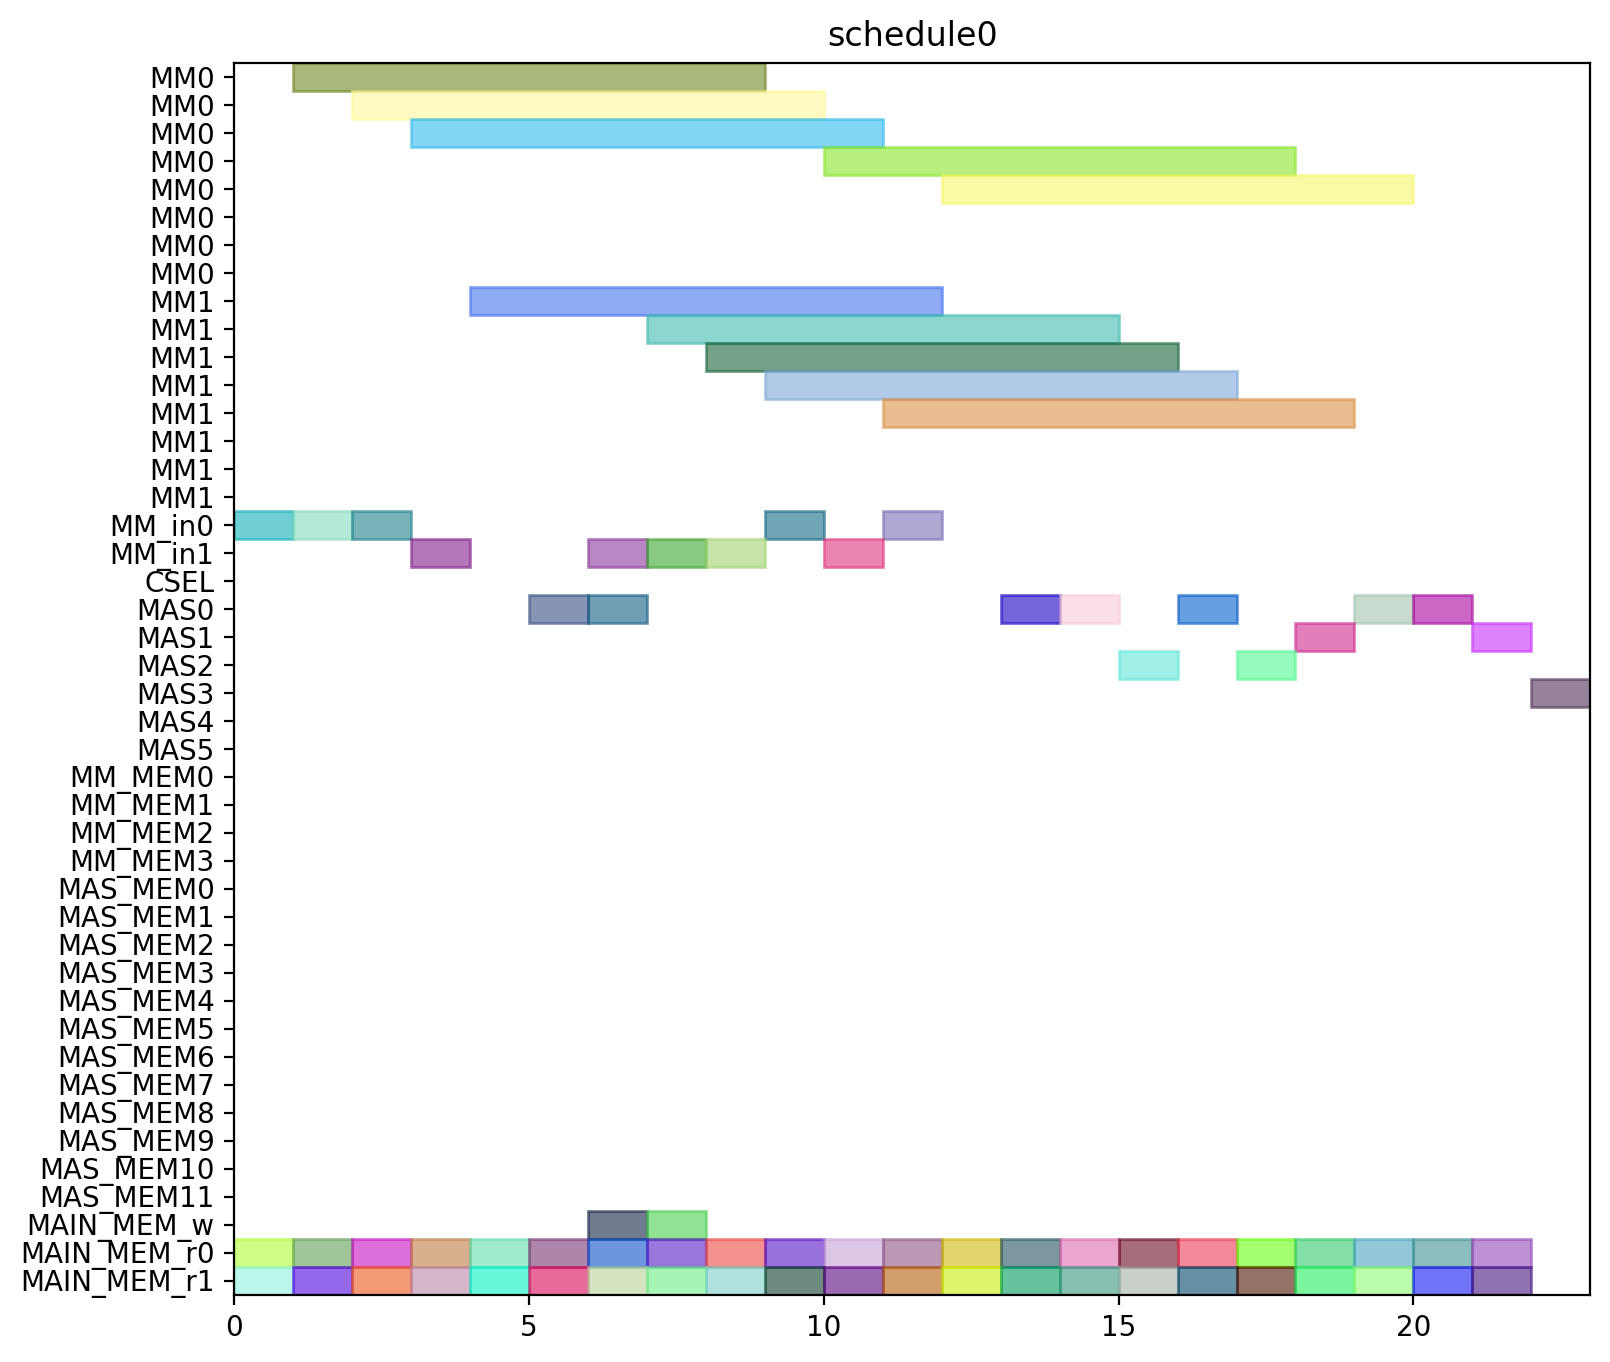

Reproduce this figure in Python.
from pyschedule import Scenario, solvers, plotters, alt


def solve():
	horizon = 120
	S = Scenario("schedule0", horizon=horizon)

	# resource
	MM = S.Resources('MM', num=2, size=8)
	MM_in = S.Resources('MM_in', num=2)
	CSEL = S.Resource('CSEL')
	MAS = S.Resources('MAS', num=6, size=1, periods=range(1, horizon))
	MM_MEM = S.Resources('MM_MEM', num=4)
	MAS_MEM = S.Resources('MAS_MEM', num=12)
	MAIN_MEM_w = S.Resource('MAIN_MEM_w', size=1)
	MAIN_MEM_r = S.Resources('MAIN_MEM_r', num=2)

	# result of previous scheduling

	# new tasks
	c10_t0 = S.Task('c10_t0', length=8, delay_cost=1)
	c10_t0 += alt(MM)
	c10_t0_in = S.Task('c10_t0_in', length=1, delay_cost=1)
	c10_t0_in += alt(MM_in)
	S += c10_t0_in*MM_in[0]<=c10_t0*MM[0]
	S += c10_t0_in*MM_in[1]<=c10_t0*MM[1]
	c10_t0_mem0 = S.Task('c10_t0_mem0', length=1, delay_cost=1)
	c10_t0_mem0 += MAIN_MEM_r[0]
	S += c10_t0_mem0 <= c10_t0

	c10_t0_mem1 = S.Task('c10_t0_mem1', length=1, delay_cost=1)
	c10_t0_mem1 += MAIN_MEM_r[1]
	S += c10_t0_mem1 <= c10_t0

	c10_t1 = S.Task('c10_t1', length=8, delay_cost=1)
	c10_t1 += alt(MM)
	c10_t1_in = S.Task('c10_t1_in', length=1, delay_cost=1)
	c10_t1_in += alt(MM_in)
	S += c10_t1_in*MM_in[0]<=c10_t1*MM[0]
	S += c10_t1_in*MM_in[1]<=c10_t1*MM[1]
	c10_t1_mem0 = S.Task('c10_t1_mem0', length=1, delay_cost=1)
	c10_t1_mem0 += MAIN_MEM_r[0]
	S += c10_t1_mem0 <= c10_t1

	c10_t1_mem1 = S.Task('c10_t1_mem1', length=1, delay_cost=1)
	c10_t1_mem1 += MAIN_MEM_r[1]
	S += c10_t1_mem1 <= c10_t1

	c10_t2 = S.Task('c10_t2', length=1, delay_cost=1)
	c10_t2 += alt(MAS)
	c10_t2_mem0 = S.Task('c10_t2_mem0', length=1, delay_cost=1)
	c10_t2_mem0 += MAIN_MEM_r[0]
	S += c10_t2_mem0 <= c10_t2

	c10_t2_mem1 = S.Task('c10_t2_mem1', length=1, delay_cost=1)
	c10_t2_mem1 += MAIN_MEM_r[1]
	S += c10_t2_mem1 <= c10_t2

	c10_t3 = S.Task('c10_t3', length=1, delay_cost=1)
	c10_t3 += alt(MAS)
	c10_t3_mem0 = S.Task('c10_t3_mem0', length=1, delay_cost=1)
	c10_t3_mem0 += MAIN_MEM_r[0]
	S += c10_t3_mem0 <= c10_t3

	c10_t3_mem1 = S.Task('c10_t3_mem1', length=1, delay_cost=1)
	c10_t3_mem1 += MAIN_MEM_r[1]
	S += c10_t3_mem1 <= c10_t3

	c20_t0 = S.Task('c20_t0', length=8, delay_cost=1)
	c20_t0 += alt(MM)
	c20_t0_in = S.Task('c20_t0_in', length=1, delay_cost=1)
	c20_t0_in += alt(MM_in)
	S += c20_t0_in*MM_in[0]<=c20_t0*MM[0]
	S += c20_t0_in*MM_in[1]<=c20_t0*MM[1]
	c20_t0_mem0 = S.Task('c20_t0_mem0', length=1, delay_cost=1)
	c20_t0_mem0 += MAIN_MEM_r[0]
	S += c20_t0_mem0 <= c20_t0

	c20_t0_mem1 = S.Task('c20_t0_mem1', length=1, delay_cost=1)
	c20_t0_mem1 += MAIN_MEM_r[1]
	S += c20_t0_mem1 <= c20_t0

	c20_t1 = S.Task('c20_t1', length=8, delay_cost=1)
	c20_t1 += alt(MM)
	c20_t1_in = S.Task('c20_t1_in', length=1, delay_cost=1)
	c20_t1_in += alt(MM_in)
	S += c20_t1_in*MM_in[0]<=c20_t1*MM[0]
	S += c20_t1_in*MM_in[1]<=c20_t1*MM[1]
	c20_t1_mem0 = S.Task('c20_t1_mem0', length=1, delay_cost=1)
	c20_t1_mem0 += MAIN_MEM_r[0]
	S += c20_t1_mem0 <= c20_t1

	c20_t1_mem1 = S.Task('c20_t1_mem1', length=1, delay_cost=1)
	c20_t1_mem1 += MAIN_MEM_r[1]
	S += c20_t1_mem1 <= c20_t1

	c20_t2 = S.Task('c20_t2', length=1, delay_cost=1)
	c20_t2 += alt(MAS)
	c20_t2_mem0 = S.Task('c20_t2_mem0', length=1, delay_cost=1)
	c20_t2_mem0 += MAIN_MEM_r[0]
	S += c20_t2_mem0 <= c20_t2

	c20_t2_mem1 = S.Task('c20_t2_mem1', length=1, delay_cost=1)
	c20_t2_mem1 += MAIN_MEM_r[1]
	S += c20_t2_mem1 <= c20_t2

	c20_t3 = S.Task('c20_t3', length=1, delay_cost=1)
	c20_t3 += alt(MAS)
	c20_t3_mem0 = S.Task('c20_t3_mem0', length=1, delay_cost=1)
	c20_t3_mem0 += MAIN_MEM_r[0]
	S += c20_t3_mem0 <= c20_t3

	c20_t3_mem1 = S.Task('c20_t3_mem1', length=1, delay_cost=1)
	c20_t3_mem1 += MAIN_MEM_r[1]
	S += c20_t3_mem1 <= c20_t3

	c01_t0 = S.Task('c01_t0', length=8, delay_cost=1)
	c01_t0 += alt(MM)
	c01_t0_in = S.Task('c01_t0_in', length=1, delay_cost=1)
	c01_t0_in += alt(MM_in)
	S += c01_t0_in*MM_in[0]<=c01_t0*MM[0]
	S += c01_t0_in*MM_in[1]<=c01_t0*MM[1]
	c01_t0_mem0 = S.Task('c01_t0_mem0', length=1, delay_cost=1)
	c01_t0_mem0 += MAIN_MEM_r[0]
	S += c01_t0_mem0 <= c01_t0

	c01_t0_mem1 = S.Task('c01_t0_mem1', length=1, delay_cost=1)
	c01_t0_mem1 += MAIN_MEM_r[1]
	S += c01_t0_mem1 <= c01_t0

	c01_t1 = S.Task('c01_t1', length=8, delay_cost=1)
	c01_t1 += alt(MM)
	c01_t1_in = S.Task('c01_t1_in', length=1, delay_cost=1)
	c01_t1_in += alt(MM_in)
	S += c01_t1_in*MM_in[0]<=c01_t1*MM[0]
	S += c01_t1_in*MM_in[1]<=c01_t1*MM[1]
	c01_t1_mem0 = S.Task('c01_t1_mem0', length=1, delay_cost=1)
	c01_t1_mem0 += MAIN_MEM_r[0]
	S += c01_t1_mem0 <= c01_t1

	c01_t1_mem1 = S.Task('c01_t1_mem1', length=1, delay_cost=1)
	c01_t1_mem1 += MAIN_MEM_r[1]
	S += c01_t1_mem1 <= c01_t1

	c01_t2 = S.Task('c01_t2', length=1, delay_cost=1)
	c01_t2 += alt(MAS)
	c01_t2_mem0 = S.Task('c01_t2_mem0', length=1, delay_cost=1)
	c01_t2_mem0 += MAIN_MEM_r[0]
	S += c01_t2_mem0 <= c01_t2

	c01_t2_mem1 = S.Task('c01_t2_mem1', length=1, delay_cost=1)
	c01_t2_mem1 += MAIN_MEM_r[1]
	S += c01_t2_mem1 <= c01_t2

	c01_t3 = S.Task('c01_t3', length=1, delay_cost=1)
	c01_t3 += alt(MAS)
	c01_t3_mem0 = S.Task('c01_t3_mem0', length=1, delay_cost=1)
	c01_t3_mem0 += MAIN_MEM_r[0]
	S += c01_t3_mem0 <= c01_t3

	c01_t3_mem1 = S.Task('c01_t3_mem1', length=1, delay_cost=1)
	c01_t3_mem1 += MAIN_MEM_r[1]
	S += c01_t3_mem1 <= c01_t3

	c11_t0 = S.Task('c11_t0', length=8, delay_cost=1)
	c11_t0 += alt(MM)
	c11_t0_in = S.Task('c11_t0_in', length=1, delay_cost=1)
	c11_t0_in += alt(MM_in)
	S += c11_t0_in*MM_in[0]<=c11_t0*MM[0]
	S += c11_t0_in*MM_in[1]<=c11_t0*MM[1]
	c11_t0_mem0 = S.Task('c11_t0_mem0', length=1, delay_cost=1)
	c11_t0_mem0 += MAIN_MEM_r[0]
	S += c11_t0_mem0 <= c11_t0

	c11_t0_mem1 = S.Task('c11_t0_mem1', length=1, delay_cost=1)
	c11_t0_mem1 += MAIN_MEM_r[1]
	S += c11_t0_mem1 <= c11_t0

	c11_t1 = S.Task('c11_t1', length=8, delay_cost=1)
	c11_t1 += alt(MM)
	c11_t1_in = S.Task('c11_t1_in', length=1, delay_cost=1)
	c11_t1_in += alt(MM_in)
	S += c11_t1_in*MM_in[0]<=c11_t1*MM[0]
	S += c11_t1_in*MM_in[1]<=c11_t1*MM[1]
	c11_t1_mem0 = S.Task('c11_t1_mem0', length=1, delay_cost=1)
	c11_t1_mem0 += MAIN_MEM_r[0]
	S += c11_t1_mem0 <= c11_t1

	c11_t1_mem1 = S.Task('c11_t1_mem1', length=1, delay_cost=1)
	c11_t1_mem1 += MAIN_MEM_r[1]
	S += c11_t1_mem1 <= c11_t1

	c11_t2 = S.Task('c11_t2', length=1, delay_cost=1)
	c11_t2 += alt(MAS)
	c11_t2_mem0 = S.Task('c11_t2_mem0', length=1, delay_cost=1)
	c11_t2_mem0 += MAIN_MEM_r[0]
	S += c11_t2_mem0 <= c11_t2

	c11_t2_mem1 = S.Task('c11_t2_mem1', length=1, delay_cost=1)
	c11_t2_mem1 += MAIN_MEM_r[1]
	S += c11_t2_mem1 <= c11_t2

	c11_t3 = S.Task('c11_t3', length=1, delay_cost=1)
	c11_t3 += alt(MAS)
	c11_t3_mem0 = S.Task('c11_t3_mem0', length=1, delay_cost=1)
	c11_t3_mem0 += MAIN_MEM_r[0]
	S += c11_t3_mem0 <= c11_t3

	c11_t3_mem1 = S.Task('c11_t3_mem1', length=1, delay_cost=1)
	c11_t3_mem1 += MAIN_MEM_r[1]
	S += c11_t3_mem1 <= c11_t3

	c21_t0 = S.Task('c21_t0', length=8, delay_cost=1)
	c21_t0 += alt(MM)
	c21_t0_in = S.Task('c21_t0_in', length=1, delay_cost=1)
	c21_t0_in += alt(MM_in)
	S += c21_t0_in*MM_in[0]<=c21_t0*MM[0]
	S += c21_t0_in*MM_in[1]<=c21_t0*MM[1]
	c21_t0_mem0 = S.Task('c21_t0_mem0', length=1, delay_cost=1)
	c21_t0_mem0 += MAIN_MEM_r[0]
	S += c21_t0_mem0 <= c21_t0

	c21_t0_mem1 = S.Task('c21_t0_mem1', length=1, delay_cost=1)
	c21_t0_mem1 += MAIN_MEM_r[1]
	S += c21_t0_mem1 <= c21_t0

	c21_t1 = S.Task('c21_t1', length=8, delay_cost=1)
	c21_t1 += alt(MM)
	c21_t1_in = S.Task('c21_t1_in', length=1, delay_cost=1)
	c21_t1_in += alt(MM_in)
	S += c21_t1_in*MM_in[0]<=c21_t1*MM[0]
	S += c21_t1_in*MM_in[1]<=c21_t1*MM[1]
	c21_t1_mem0 = S.Task('c21_t1_mem0', length=1, delay_cost=1)
	c21_t1_mem0 += MAIN_MEM_r[0]
	S += c21_t1_mem0 <= c21_t1

	c21_t1_mem1 = S.Task('c21_t1_mem1', length=1, delay_cost=1)
	c21_t1_mem1 += MAIN_MEM_r[1]
	S += c21_t1_mem1 <= c21_t1

	c21_t2 = S.Task('c21_t2', length=1, delay_cost=1)
	c21_t2 += alt(MAS)
	c21_t2_mem0 = S.Task('c21_t2_mem0', length=1, delay_cost=1)
	c21_t2_mem0 += MAIN_MEM_r[0]
	S += c21_t2_mem0 <= c21_t2

	c21_t2_mem1 = S.Task('c21_t2_mem1', length=1, delay_cost=1)
	c21_t2_mem1 += MAIN_MEM_r[1]
	S += c21_t2_mem1 <= c21_t2

	c21_t3 = S.Task('c21_t3', length=1, delay_cost=1)
	c21_t3 += alt(MAS)
	c21_t3_mem0 = S.Task('c21_t3_mem0', length=1, delay_cost=1)
	c21_t3_mem0 += MAIN_MEM_r[0]
	S += c21_t3_mem0 <= c21_t3

	c21_t3_mem1 = S.Task('c21_t3_mem1', length=1, delay_cost=1)
	c21_t3_mem1 += MAIN_MEM_r[1]
	S += c21_t3_mem1 <= c21_t3

	c000 = S.Task('c000', length=1, delay_cost=1)
	c000 += alt(MAS)
	S += 0<c000

	c000_w = S.Task('c000_w', length=1, delay_cost=1)
	c000_w += alt(MAIN_MEM_w)
	S += c000 <= c000_w

	c000_mem0 = S.Task('c000_mem0', length=1, delay_cost=1)
	c000_mem0 += MAIN_MEM_r[0]
	S += c000_mem0 <= c000

	c000_mem1 = S.Task('c000_mem1', length=1, delay_cost=1)
	c000_mem1 += MAIN_MEM_r[1]
	S += c000_mem1 <= c000

	c001 = S.Task('c001', length=1, delay_cost=1)
	c001 += alt(MAS)
	S += 0<c001

	c001_w = S.Task('c001_w', length=1, delay_cost=1)
	c001_w += alt(MAIN_MEM_w)
	S += c001 <= c001_w

	c001_mem0 = S.Task('c001_mem0', length=1, delay_cost=1)
	c001_mem0 += MAIN_MEM_r[0]
	S += c001_mem0 <= c001

	c001_mem1 = S.Task('c001_mem1', length=1, delay_cost=1)
	c001_mem1 += MAIN_MEM_r[1]
	S += c001_mem1 <= c001

	solvers.mip.solve(S,msg=1,kind='CPLEX',ratio_gap=1.01)

	solution = [['hoge']*len(S.solution()[1]) for i in range(len(S.solution()))]
	for i in range(len(S.solution())):
		for j in range(len(S.solution()[i])):
			solution[i][j]=str(S.solution()[i][j])
	print(solution)

	cycles = int(solution[-1][3])

	pic_file_name = "/home/mfukuda/ABE/multiRAM_multiMAS_16mux/scheduling_result/stage8MM2_stage1MAS6/FROB/schedule0.png"
	if(S.solution() != []):
		plotters.matplotlib.plot(S,img_filename=pic_file_name, show_task_labels=False, fig_size=(cycles*0.25+3, 8))

	return solution
